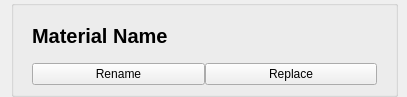
<?xml version="1.0" encoding="UTF-8"?>
<ui version="4.0">
 <class>Form</class>
 <widget class="QWidget" name="Form">
  <property name="geometry">
   <rect>
    <x>0</x>
    <y>0</y>
    <width>407</width>
    <height>92</height>
   </rect>
  </property>
  <property name="windowTitle">
   <string>Form</string>
  </property>
  <layout class="QVBoxLayout" name="verticalLayout">
   <property name="topMargin">
    <number>0</number>
   </property>
   <property name="rightMargin">
    <number>9</number>
   </property>
   <property name="bottomMargin">
    <number>0</number>
   </property>
   <item>
    <widget class="QGroupBox" name="groupBox">
     <property name="title">
      <string/>
     </property>
     <layout class="QVBoxLayout" name="verticalLayout_2">
      <item>
       <widget class="QWidget" name="widget" native="true">
        <property name="sizePolicy">
         <sizepolicy hsizetype="Preferred" vsizetype="Preferred">
          <horstretch>0</horstretch>
          <verstretch>4</verstretch>
         </sizepolicy>
        </property>
        <layout class="QHBoxLayout" name="horizontalLayout_3">
         <property name="spacing">
          <number>0</number>
         </property>
         <property name="leftMargin">
          <number>9</number>
         </property>
         <property name="topMargin">
          <number>9</number>
         </property>
         <property name="rightMargin">
          <number>9</number>
         </property>
         <property name="bottomMargin">
          <number>9</number>
         </property>
         <item>
          <widget class="QLabel" name="label">
           <property name="sizePolicy">
            <sizepolicy hsizetype="Preferred" vsizetype="Preferred">
             <horstretch>9</horstretch>
             <verstretch>0</verstretch>
            </sizepolicy>
           </property>
           <property name="font">
            <font>
             <pointsize>15</pointsize>
             <weight>75</weight>
             <bold>true</bold>
            </font>
           </property>
           <property name="text">
            <string>Material Name</string>
           </property>
          </widget>
         </item>
        </layout>
       </widget>
      </item>
      <item>
       <widget class="QWidget" name="widget_2" native="true">
        <property name="sizePolicy">
         <sizepolicy hsizetype="Preferred" vsizetype="Preferred">
          <horstretch>0</horstretch>
          <verstretch>1</verstretch>
         </sizepolicy>
        </property>
        <layout class="QHBoxLayout" name="horizontalLayout_4">
         <property name="spacing">
          <number>0</number>
         </property>
         <property name="leftMargin">
          <number>9</number>
         </property>
         <property name="topMargin">
          <number>0</number>
         </property>
         <property name="rightMargin">
          <number>9</number>
         </property>
         <property name="bottomMargin">
          <number>0</number>
         </property>
         <item>
          <widget class="QPushButton" name="pushButton_2">
           <property name="text">
            <string>Rename</string>
           </property>
          </widget>
         </item>
         <item>
          <widget class="QPushButton" name="pushButton_3">
           <property name="text">
            <string>Replace</string>
           </property>
          </widget>
         </item>
        </layout>
       </widget>
      </item>
     </layout>
    </widget>
   </item>
  </layout>
 </widget>
 <resources/>
 <connections/>
</ui>
